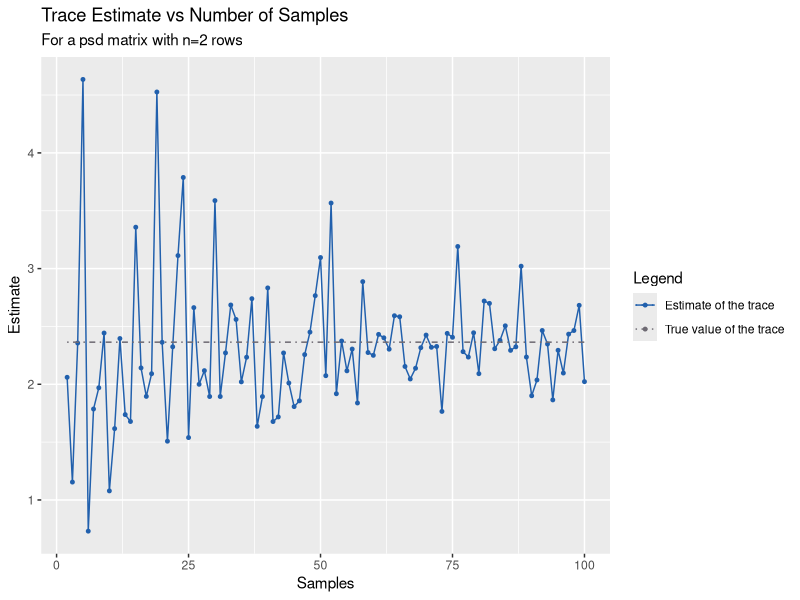
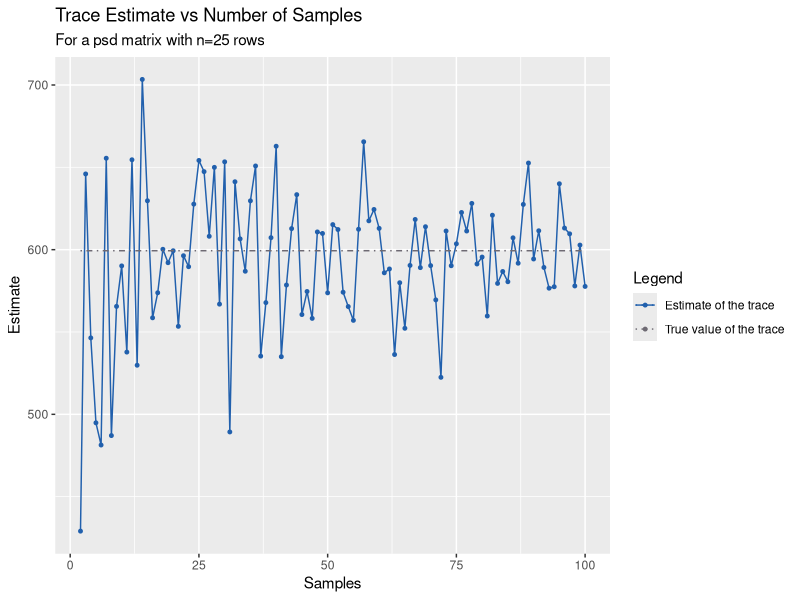
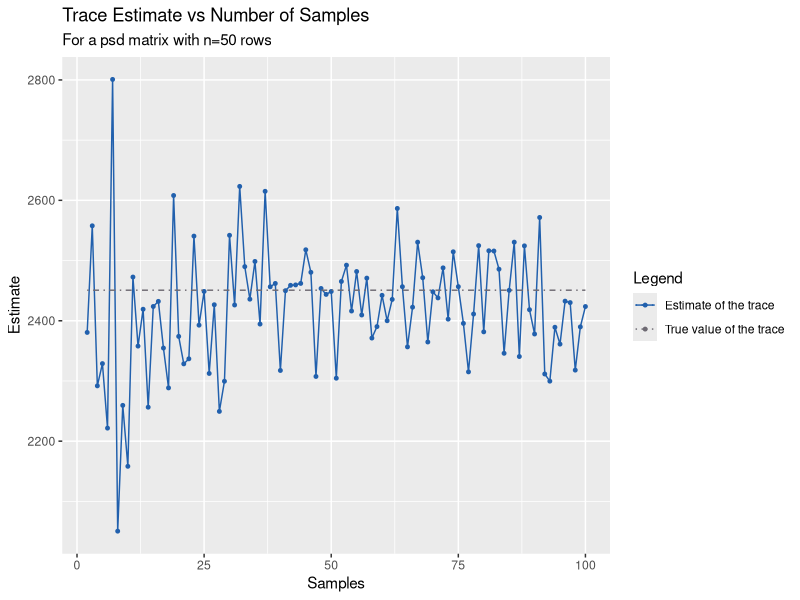
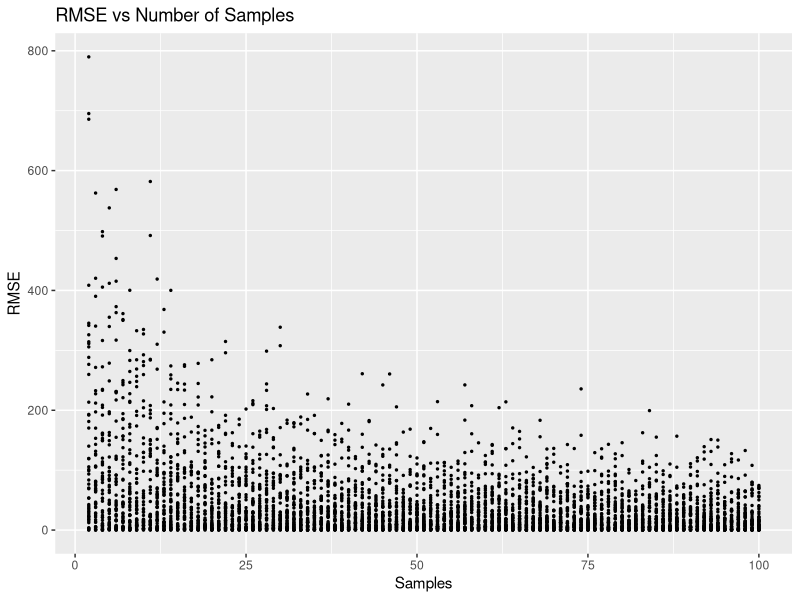
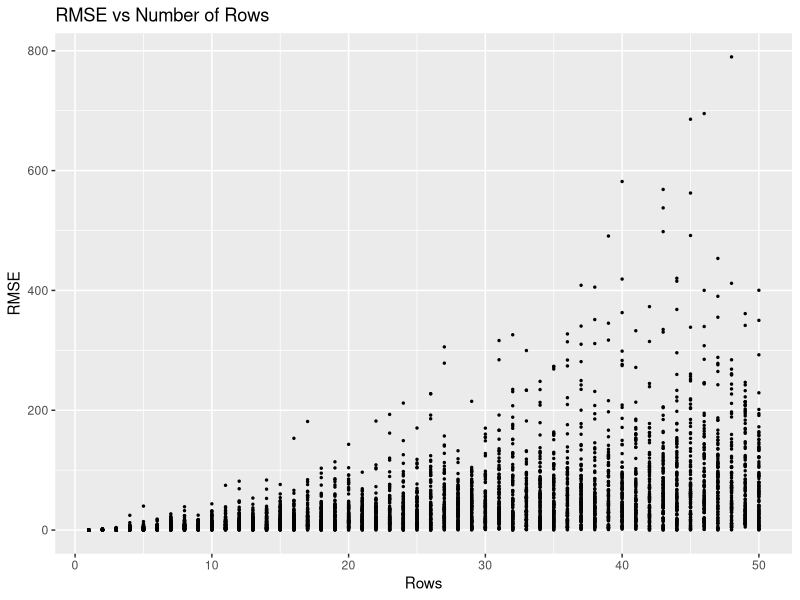
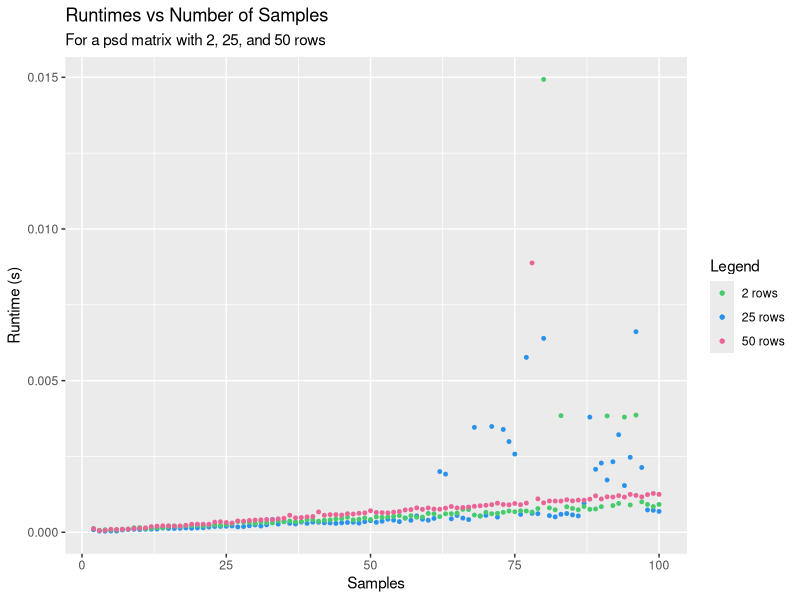
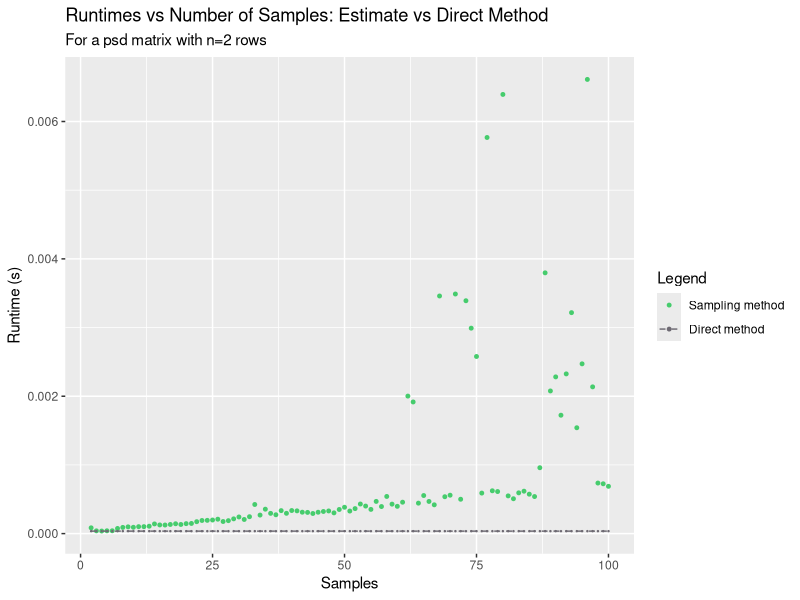
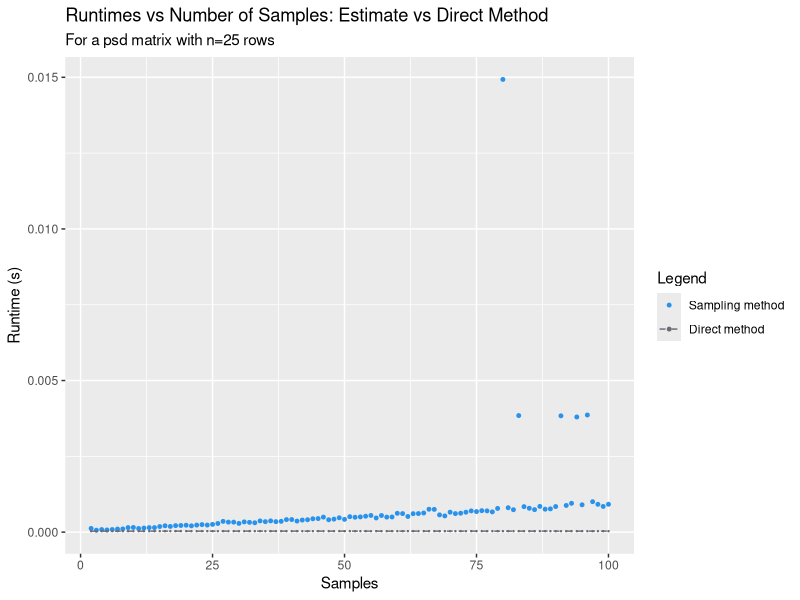

Reproduce these figures in R, in order.
## ---- chunk 1
library(psych)    # for the trace method
library(ggplot2)  # graphs
## ---- chunk 2
# A method to compute an unbiased estimator for the trace of a psd matrix. 
# The method uses a random isotropic test vector and matrix-vector 
# multiplication to produce the estimator for the trace. 
# Recall that:
#  * the trace of a square matrix is the sum of its diagonal elements
#  * an unbiased estimator has an expected value equal to the quantity to be estimated
#  * an isotropic vector w is one with the property E[w %*% t(w)] = I
# For proof that this method does produce an unbiased estimator for the trace of a psd
# matrix, please see the accompanying proofs.pdf file.
#
# Parameters
# ----------
# A :  matrix()
#      The nxn psd matrix for which to estimate the trace
# k :  integer
#      The number of samples to take
#
# Returns
# -------
# values$X :  double
#             The estimate of trace(A)
# values$S :  double
#             The sample variance of the estimate
#
traceEstimate <- function(A, k) {
  assertthat::is.count(k)
  
  samples <- matrix(0, nrow=k, ncol=1)
  
  for(i in 1:k) {
    # Draw the isotropic test vector, eg. from the Gaussian distr. with variance=1
    test_vector <- matrix(rnorm(n, mean=0, sd=1), nrow=n, ncol=1)  
    
    # Compute the sample of the estimate and add it to the list
    sample <- t(test_vector) %*% (A %*% test_vector)
    samples[i] <- sample
  }
  
  estimate <- (1/k) * sum(samples)                     # compute the estimate
  var      <- (1/(k-1)) * sum((samples - estimate)^2)  # compute the variance
  
  return(list("X" = estimate, "S" = var))
}
## ---- chunk 3
# A method to compute the error of the estimate as compared to the true value.
# 
# Parameters
# ----------
# a,b  :  list 
#         The two lists to compare
# 
# Returns
# -------
# errs :  list
#         The absolute errors for each element in the lists ($abs), 
#         the mean error ($avg),  
#         and the mean squared error ($mse)
#
compute_err <- function(a, b) {
  
  abs <- matrix(0, nrow=1, ncol=length(a))
  avg <- 0
  rms <- 0
  
  # Compute the absolute error
  for(i in 1:length(a)) {
    abs[i] <- abs(a[[i]] - b[[i]])
  }
  
  # Compute the mean error
  sum <- sum(abs)
  avg <- sum / length(a)
  
  # Compute the root mean squared error (RMSE)
  for(i in 1:length(a)) {
    rms[i] <- sqrt((a[[i]] - b[[i]])^2) / length(a)
  }
  
  return(list("abs" = abs, "avg" = avg, "rms" = rms))
}
## ---- chunk 4
set.seed(987654321)

N <- seq(from=1, to=50)
K <- seq(from=2, to=100)

# Create a data frame with the results
results <- data.frame(matrix(ncol=9, nrow=length(N) * length(K)))
colnames(results) <- c("n", "k", "Estimate", "TrueValue", "RMSE", "RuntimeEst", "RuntimeTrue", "SampleVariance", "SampleStdDev")

index_true <- 1
index_est  <- 1

for(n in N) {
  # Generate a random psd matrix for the simulation
  A <- matrix(rnorm(n*n), nrow=n, ncol=n)
  A <- A %*% t(A)
  
  # Compute the true trace and record the runtime
  start <- Sys.time()
  
  trace_true <- tr(A)
  runtime    <- Sys.time() - start
  
  # Record the true value and run time in the next length(K) rows
  for(i in index_true:(index_true + length(K) - 1)) {
    results[i, "RuntimeTrue"] <- runtime
    results[i, "TrueValue"]     <- trace_true
  }
  
  index_true <- index_true + length(K)
  
  for(k in K) {
    results[index_est, "n"]    <- n
    results[index_est, "k"] <- k

    # Compute the estimate of the trace and record the runtime
    new_start <- Sys.time()
  
    trace_est <- traceEstimate(A, k)
    results[index_est, "RuntimeEst"] <- Sys.time() - new_start
    results[index_est, "Estimate"]       <- trace_est$X

    results[index_est, "SampleVariance"]  <- trace_est$S
    results[index_est, "SampleStdDev"] <- sqrt(as.double(trace_est$S))
  
    index_est <- index_est + 1
  }
}

# Compute the errors
for(i in 1:nrow(results)) {
  results[i, "RMSE"] <- compute_err(results[i, "Estimate"], results[i, "TrueValue"])$rms
}
## ---- chunk 5
# Plot of trace estimate vs number of samples 
# Examples: n=2, n=25, n = 50
example1 <- results[100:198,]
example2 <- results[2377:2475,]
example3 <- results[4852:4950,]

ggplot(example1, aes(x=k, y=Estimate)) +
  geom_point(aes(color="#2160ad"), size=1, show.legend=TRUE) +
  geom_line(aes(color="#2160ad")) +
  geom_line(aes(y=2.363978, color="#6E6A73"), linetype="dotdash", show.legend=TRUE) +
  ggtitle(label="Trace Estimate vs Number of Samples", subtitle="For a psd matrix with n=2 rows") +
  xlab("Samples") +
  scale_color_manual(name="Legend", values=c("#2160ad", "#6E6A73"), labels=c("Estimate of the trace", "True value of the trace"))

ggplot(example2, aes(x=k, y=Estimate)) +
  geom_point(aes(color="#2160ad"), size=1, show.legend=TRUE) +
  geom_line(aes(color="#2160ad")) +
  geom_line(aes(y=599.3642, color="#6E6A73"), linetype="dotdash", show.legend=TRUE) +
  ggtitle(label="Trace Estimate vs Number of Samples", subtitle="For a psd matrix with n=25 rows") +
  xlab("Samples") +
  scale_color_manual(name="Legend", values=c("#2160ad", "#6E6A73"), labels=c("Estimate of the trace", "True value of the trace"))

ggplot(example3, aes(x=k, y=Estimate)) +
  geom_point(aes(color="#2160ad"), size=1, show.legend=TRUE) +
  geom_line(aes(color="#2160ad")) +
  geom_line(aes(y=example3[2, "TrueValue"], color="#6E6A73"), linetype="dotdash", show.legend=TRUE) +
  ggtitle(label="Trace Estimate vs Number of Samples", subtitle="For a psd matrix with n=50 rows") +
  xlab("Samples") +
  scale_color_manual(name="Legend", values=c("#2160ad", "#6E6A73"), labels=c("Estimate of the trace", "True value of the trace"))


# Plot of RMSE vs number of samples
ggplot(results, aes(x=k, y=RMSE)) +
  geom_point(size=0.5) +
  ggtitle("RMSE vs Number of Samples") +
  xlab("Samples")


# Plot of RMSE vs number of rows
ggplot(results, aes(x=n, y=RMSE)) +
  geom_point(size=0.5) +
  ggtitle("RMSE vs Number of Rows") +
  xlab("Rows")


# Plot of runtimes vs number of samples for n=2, 25, and 50
ggplot(example1, aes(x=k, y=RuntimeEst)) +
  geom_point(aes(color="#46CC6D"), size=1, show.legend=TRUE) +                                    # example 1
  geom_point(data=example2, aes(x=k, y=RuntimeEst, color="#2993EC"), size=1, show.legend=TRUE) +  # example 2
  geom_point(data=example3, aes(x=k, y=RuntimeEst, color="#EA6596"), size=1, show.legend=TRUE) +  # example 3
  ggtitle(label="Runtimes vs Number of Samples", subtitle="For a psd matrix with 2, 25, and 50 rows") +
  ylab("Runtime (s)") +
  xlab("Samples") +
  scale_color_manual(name="Legend", values=c("#46CC6D", "#2993EC", "#EA6596"), labels=c("2 rows", "25 rows", "50 rows"))

# Plot of runtimes vs number of samples for n=2, with base method comparison
ggplot(example1, aes(x=k, y=RuntimeEst)) +
  geom_point(aes(color="#46CC6D"), size=1, show.legend=TRUE) +
  geom_point(aes(x=k, y=RuntimeTrue, color="#6E6A73"), size=0.2, show.legend=TRUE) +
  geom_line(aes(y=RuntimeTrue, color="#6E6A73"), linetype="dashed") +
  ggtitle(label="Runtimes vs Number of Samples: Estimate vs Direct Method", subtitle="For a psd matrix with n=2 rows") +
  ylab("Runtime (s)") +
  xlab("Samples") +
  scale_color_manual(name="Legend", values=c("#46CC6D", "#6E6A73"), labels=c("Sampling method", "Direct method"))

# Plot of runtimes vs number of samples for n=25, with base method comparison
ggplot(example2, aes(x=k, y=RuntimeEst)) +
  geom_point(aes(color="#2993EC"), size=1, show.legend=TRUE) +
  geom_point(aes(x=k, y=RuntimeTrue, color="#6E6A73"), size=0.2, show.legend=TRUE) +
  geom_line(aes(y=RuntimeTrue, color="#6E6A73"), linetype="dashed") +
  ggtitle(label="Runtimes vs Number of Samples: Estimate vs Direct Method", subtitle="For a psd matrix with n=25 rows") +
  ylab("Runtime (s)") +
  xlab("Samples") +
  scale_color_manual(name="Legend", values=c("#2993EC", "#6E6A73"), labels=c("Sampling method", "Direct method"))

# Plot of runtimes vs number of samples for n=50, with base method comparison
ggplot(example3, aes(x=k, y=RuntimeEst)) +
  geom_point(aes(color="#EA6596"), size=1, show.legend=TRUE) +
  geom_point(aes(x=k, y=RuntimeTrue, color="#6E6A73"), size=0.2, show.legend=TRUE) +
  geom_line(aes(y=RuntimeTrue, color="#6E6A73"), linetype="dashed") +
  ggtitle(label="Runtimes vs Number of Samples: Estimate vs Direct Method", subtitle="For a psd matrix with n=50 rows") +
  ylab("Runtime (s)") +
  xlab("Samples") +
  scale_color_manual(name="Legend", values=c("#EA6596", "#6E6A73"), labels=c("Sampling method", "Direct method"))

# Combined plot of runtimes vs number of samples with base method comparison
ggplot(example1, aes(x=k, y=RuntimeEst)) +
  geom_point(data=example1, aes(color="#46CC6D"), size=1, show.legend=TRUE) +
  geom_point(data=example2, aes(color="#2993EC"), size=1, show.legend=TRUE) +
  geom_point(data=example3, aes(color="#EA6596"), size=1, show.legend=TRUE) +
  geom_line(aes(y=RuntimeTrue, color="#6E6A73"), linetype="dashed") +
  ggtitle(label="Runtimes vs Number of Samples: Estimate vs Direct Method") +
  ylab("Runtime (s)") +
  xlab("Samples") +
  scale_color_manual(name="Legend", values=c("#46CC6D", "#2993EC", "#EA6596", "#6E6A73"), labels=c("Sampling method, n=2", "Sampling method, n=25", "Sampling method, n=50", "Direct method"))
